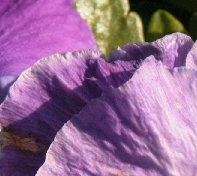
#> input picture dataset/train/t1.bmp, 197 x 176 px, found by its file name; its folder holds 4 pictures in this run
$ python -i utils.py   (imports and definitions only)
#> lines starting #> are read from the running program, lines starting #| are printed output that depends on the picture
import os
import cv2
import numpy as np
from PIL import Image

def load_train(image_size=33, stride=33, scale=3,dirname=r'dataset\train'):
#> called with image_size = 33, stride = 33, scale = 3, dirname = 'dataset\\train'
    dir_list = os.listdir(dirname)
    images = [cv2.cvtColor(cv2.imread(os.path.join(dirname,img)),cv2.COLOR_BGR2GRAY) for img in dir_list]
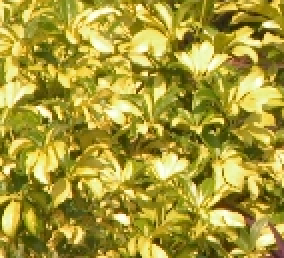
#> input picture dataset/train/t10.bmp, 142 x 129 px, found by its file name (shown 2 times larger)
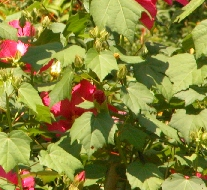
#> input picture dataset/train/t11.bmp, 207 x 190 px, found by its file name
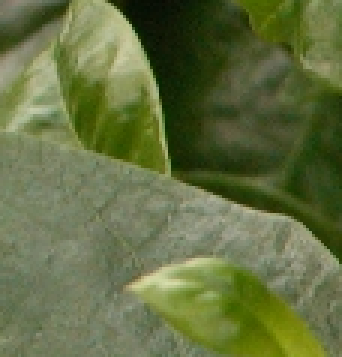
#> input picture dataset/train/t12.bmp, 114 x 119 px, found by its file name (shown 3 times larger)
    #==========================
    #这里判断采样步长 是否能被整除
    #=========================
    images = [img[0:img.shape[0]-np.remainder(img.shape[0],scale),0:img.shape[1]-np.remainder(img.shape[1],scale)] for img in images]
#> images = 4 items

    trains = images.copy()
#> trains = 4 items
    labels = images.copy()
#> labels = 4 items
    #========================================
    #对train image 进行方法缩小 产生不清晰的图像
    #========================================
    trains = [cv2.resize(img, None, fx=1/scale, fy=1/scale, interpolation=cv2.INTER_CUBIC) for img in trains]
    trains = [cv2.resize(img, None, fx=scale/1, fy=scale/1, interpolation=cv2.INTER_CUBIC) for img in trains]

    sub_trains = []
    sub_labels = []

    #========================================
    #通过采样形成标签 和训练数据，
    # 一张 图片 通过采样，可以分成很多个图像块，作为训练数据，丰富样本
    #========================================
    for train, label in zip(trains, labels):
        v, h = train.shape
        print(train.shape)
        for x in range(0,v-image_size+1,stride):
            for y in range(0,h-image_size+1,stride):
                sub_train = train[x:x+image_size,y:y+image_size]
                sub_label = label[x:x+image_size,y:y+image_size]
                sub_train = sub_train.reshape(image_size,image_size,1)
                sub_label = sub_label.reshape(image_size,image_size,1)
                sub_trains.append(sub_train)
                sub_labels.append(sub_label)
#> this loop made 4 passes
#> (v, h) on passes 1 to 4: (174, 195), (129, 141), (189, 207), (117, 114)
#| (174, 195)
#| (129, 141)
#| (189, 207)
#| (117, 114)
#> after the loop, sub_labels = 76 items; sub_trains = 76 items
    #========================================
    #编码为numpy array
    #========================================
    sub_trains = np.array(sub_trains)
    sub_labels = np.array(sub_labels)
    return sub_trains, sub_labels

def load_test(scale=3,dirname=r'dataset\test'):
    #========================================
    # 生成测试数据的方式与训练数据相同
    # pre_tests 是用来保存缩小后的图片
    #========================================
    dir_list = os.listdir(dirname)
    images = [cv2.cvtColor(cv2.imread(os.path.join(dirname,img)),cv2.COLOR_BGR2GRAY) for img in dir_list]
    images = [img[0:img.shape[0]-np.remainder(img.shape[0],scale),0:img.shape[1]-np.remainder(img.shape[1],scale)] for img in images]

    tests = images.copy()
    labels = images.copy()

    pre_tests = [cv2.resize(img, None, fx=1/scale, fy=1/scale, interpolation=cv2.INTER_CUBIC) for img in tests]
    tests = [cv2.resize(img, None, fx=scale/1, fy=scale/1, interpolation=cv2.INTER_CUBIC) for img in pre_tests]

    pre_tests = [img.reshape(img.shape[0],img.shape[1],1) for img in pre_tests]
    tests = [img.reshape(img.shape[0],img.shape[1],1) for img in tests]
    labels = [img.reshape(img.shape[0],img.shape[1],1) for img in labels]

    return pre_tests, tests, labels

#========================================
# 下面函数用来计算重构前后的图片指标
#========================================
def mse(y, t):
    return np.mean(np.square(y - t))

def psnr(y, t):
    return 20 * np.log10(255) - 10 * np.log10(mse(y, t))

def ssim(x, y):
    mu_x = np.mean(x)
    mu_y = np.mean(y)
    var_x = np.var(x)
    var_y = np.var(y)
    cov = np.mean((x - mu_x) * (y - mu_y))
    c1 = np.square(0.01 * 255)
    c2 = np.square(0.03 * 255)
    return ((2 * mu_x * mu_y + c1) * (2 * cov + c2)) / ((mu_x**2 + mu_y**2 + c1) * (var_x + var_y + c2))

>>> result = load_train()
